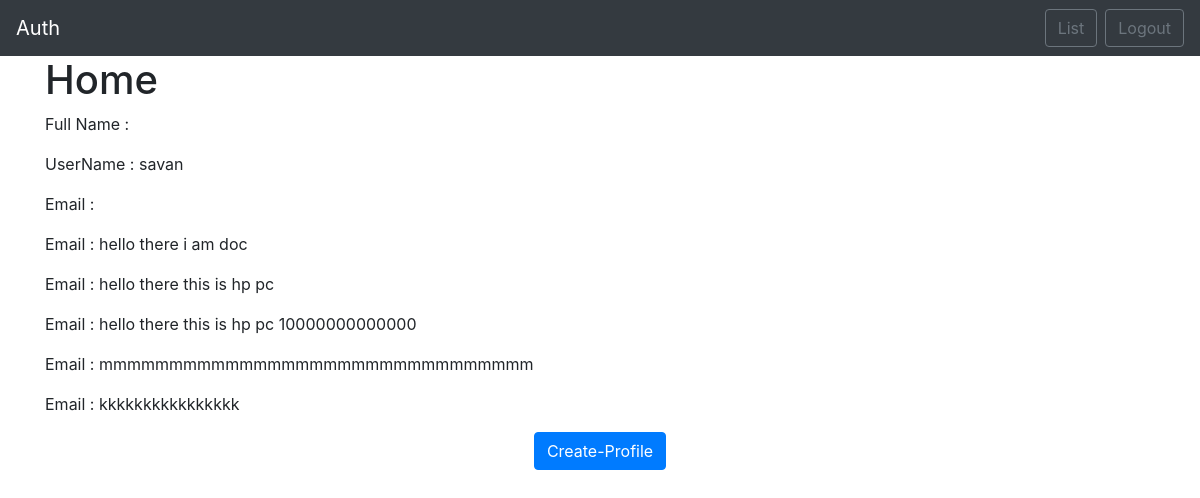
The app's page / (signed in) with its own data.
### home/models.py (models this page shows, shortened)
class Profile(models.Model):
    img = models.ImageField(upload_to='imgs/')
    about = models.TextField(max_length=255, null=False)
    phnum = models.IntegerField()

### home/views.py (the view)
# urls.py: 2. Add a URL to urlpatterns:  path('', views.home, name='home')
def home(request):
    if request.session.has_key('loggedin'):
        prof = Profile.objects
        return render(request, 'home/home.html', {'prof': prof})
    return redirect('login')

### home/templates/home/home.html (shortened to what this page needs)
{% extends 'base.html' %}
{% block content %}
<h1>Home</h1>
{% if user.is_authenticated %}
<p>Full Name : {{ user.first_name }} {{ user.last_name }}</p>
<p>UserName : {{ user.username }}</p>
<p>Email : {{ user.email }}</p>
{% for profile in prof.all %}
<p>Email : {{ profile.about }}</p>
{% endfor %}
<center><a href="{% url 'edit' %}"><button type="submit" class="btn btn-primary">Create-Profile</button></a></center>
{% endif %}
{% endblock %}

### records on screen
Profile: about "hello there i am doc"
Profile: about "hello there this is hp pc"
Profile: about "hello there this is hp pc 10000000000000"
Profile: about "mmmmmmmmmmmmmmmmmmmmmmmmmmmmmmm"
Profile: about "kkkkkkkkkkkkkkkk"

### other values on screen
{{ user.username }} "savan"
